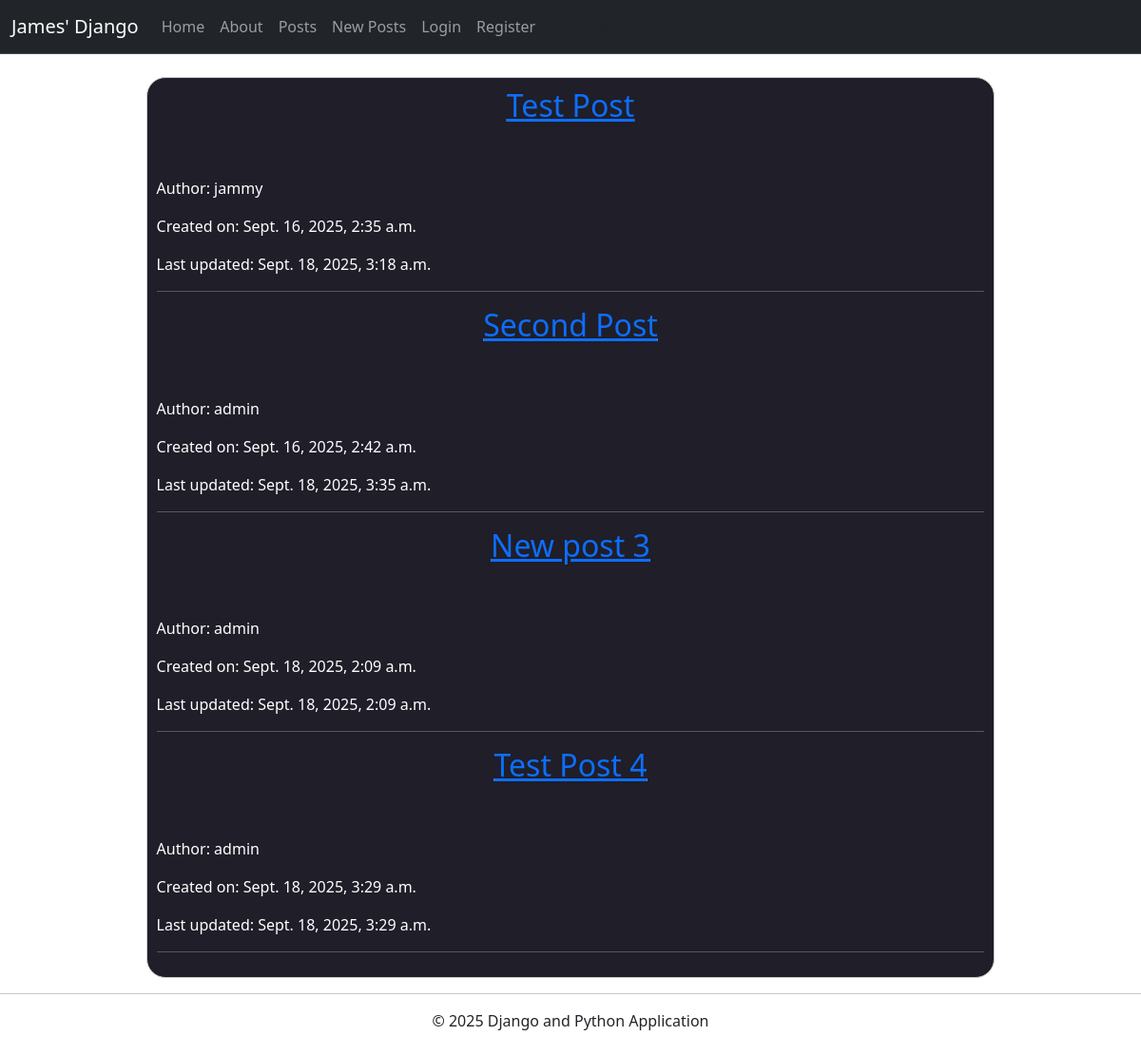
The app's page /posts/list/ with its own data.
### posts/models.py (models this page shows, shortened)
class Post(models.Model):
    title = models.CharField(max_length=128)
    subtitle = models.TextField(max_length=256)
    body = models.TextField()
    author = models.ForeignKey(get_user_model(), on_delete=models.CASCADE)
    created_on = models.DateTimeField(auto_now_add=True)
    updated_on = models.DateTimeField(auto_now=True)

### posts/views.py (the view)
# urls.py: path('list/', PostListView.as_view(), name='posts'),
class PostListView(ListView): #inheritance
    model = Post
    template_name = 'posts/list.html'
    model = Post
    context_object_name = 'post_list'
    paginate_by = 10

### templates/posts/list.html
{% extends "base.html" %} {% block title %} Posts List {% endblock title %}
{%load static %} {% block css %}
<link rel="stylesheet" href="{% static 'css/posts.css' %}" />
{% endblock css %} {% block content %}
<div class="posts_list">
  {% for item in post_list %}
  <div>
    <h2><a href="{% url 'post_detail' item.id %}">{{ item.title }}</a></h2>
    <br />
    <br />
    <p>Author: {{ item.author }}</p>
    <p>Created on: {{ item.created_on }}</p>
    <p>Last updated: {{ item.updated_on }}</p>
  </div>
  <hr />
  {% empty %}
  <p>No posts available.</p>
  {% endfor %}
</div>
{% endblock content %}

### static/css/posts.css (style rules this page uses)
.posts_list { color: white; margin: 0 auto; width: 80%; padding: 10px; border: 1px solid #ccc; border-radius: 20px; background-color: #1f1e29; }
.posts_list h2 { text-decoration: underline; }
.posts_list p { text-align: left; }

### records on screen
Post: title "Test Post", author "jammy", created_on "Sept. 16, 2025, 2:35 a.m.", updated_on "Sept. 18, 2025, 3:18 a.m."
Post: title "Second Post", author "admin", created_on "Sept. 16, 2025, 2:42 a.m.", updated_on "Sept. 18, 2025, 3:35 a.m."
Post: title "New post 3", author "admin", created_on "Sept. 18, 2025, 2:09 a.m.", updated_on "Sept. 18, 2025, 2:09 a.m."
Post: title "Test Post 4", author "admin", created_on "Sept. 18, 2025, 3:29 a.m.", updated_on "Sept. 18, 2025, 3:29 a.m."
